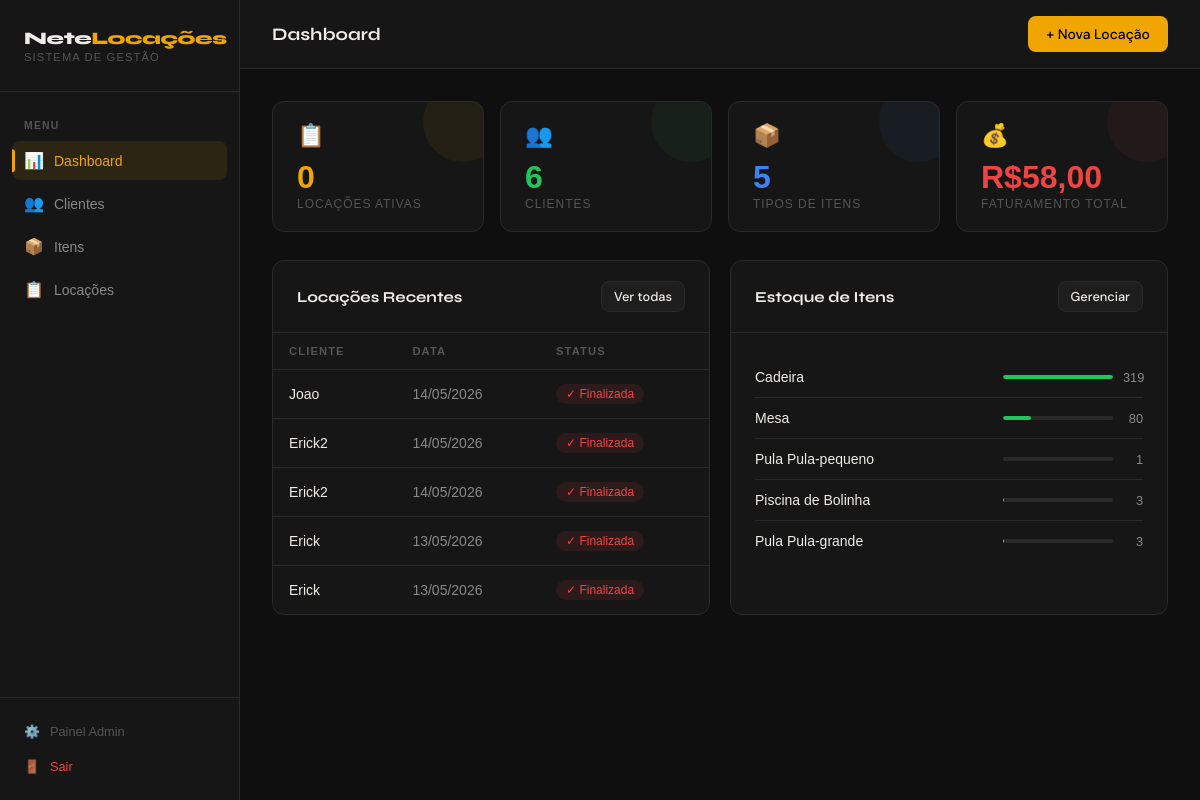
The app's page / (signed in) with its own data.
### locacao/models.py (models this page shows, shortened)
class Locacao(models.Model):
    STATUS_CHOICES = (
        ('ativa', 'Ativa'),
        ('finalizada', 'Finalizada'),
    )
    cliente = models.ForeignKey(Cliente, on_delete=models.CASCADE)
    data_inicio = models.DateField()
    data_fim = models.DateField()
    preco_total = models.DecimalField(max_digits=10, decimal_places=2, default=None, null= True, blank=True)
    observacoes = models.TextField(blank=True, null=True)
    status = models.CharField(max_length=20, choices=STATUS_CHOICES, default='ativa')
    endereco_rua = models.CharField(max_length=200, blank=True, null=True)
    endereco_numero = models.CharField(max_length=20, blank=True, null=True)
    endereco_bairro = models.CharField(max_length=100, blank=True, null=True)
    endereco_referencia = models.CharField(max_length=200, blank=True, null=True)

### cliente/models.py (models this page shows, shortened)
class Cliente(models.Model):
    nome = models.CharField(max_length=100, unique=True)
    telefone = models.CharField(max_length=15)
    bairro = models.CharField(max_length=100, blank=True)
    endereco = models.CharField(max_length=200, blank=True)
    cep = models.CharField(max_length=9, blank=True, null=True)
    class Meta:
        constraints = [
            models.UniqueConstraint(fields=['nome', 'telefone'], name='unique_cliente_nome_telefone')
        ]

### item/models.py (models this page shows, shortened)
class Item(models.Model):
    TIPO_CHOICES = (
        ('cadeira', 'Cadeira'),
        ('mesa', 'Mesa'),
        ('pula_pula-pequeno', 'Pula Pula-pequeno'),
        ('piscina_bolinha', 'Piscina de Bolinha'),
        ('pula_pula-grande', 'Pula Pula-grande'),
    )
    tipo = models.CharField(max_length=20, choices=TIPO_CHOICES)
    quantidade_estoque = models.IntegerField()

### core/views.py (the view)
# urls.py: path('', views.dashboard, name='dashboard'),
@login_required
def dashboard(request):
    itens = Item.objects.all()
    max_estoque = max((i.quantidade_estoque for i in itens), default=1)
    for item in itens:
        item.quantidade_max = max_estoque
    faturamento = sum(
    l.preco_total for l in Locacao.objects.filter(status='finalizada')
    if l.preco_total is not None
    )
    return render(request, 'dashboard/dashboard.html', {
        'total_locacoes': Locacao.objects.filter(status='ativa').count(),
        'total_clientes': Cliente.objects.count(),
        'total_itens': Item.objects.count(),
        'faturamento': faturamento,
        'locacoes_recentes': Locacao.objects.select_related('cliente').order_by('-data_inicio')[:5],
        'itens': itens,
    })

### templates/dashboard/dashboard.html (shortened to what this page needs)
{% extends 'base/base.html' %}
{% block page_title %}Dashboard{% endblock %}
{% block topbar_actions %}
    <a href="{% url 'locacao_criar' %}" class="btn btn-primary">
        + Nova Locação
    </a>
{% endblock %}
{% block content %}
<div class="stats-grid">
    <div class="stat-card yellow">
        <div class="stat-icon">📋</div>
        <div class="stat-value">{{ total_locacoes }}</div>
        <div class="stat-label">Locações Ativas</div>
    </div>
    <div class="stat-card green">
        <div class="stat-icon">👥</div>
        <div class="stat-value">{{ total_clientes }}</div>
        <div class="stat-label">Clientes</div>
    </div>
    <div class="stat-card blue">
        <div class="stat-icon">📦</div>
        <div class="stat-value">{{ total_itens }}</div>
        <div class="stat-label">Tipos de Itens</div>
    </div>
    <div class="stat-card red">
        <div class="stat-icon">💰</div>
        <div class="stat-value">R${{ faturamento }}</div>
        <div class="stat-label">Faturamento Total</div>
    </div>
</div>
<div class="grid-2">
    <div class="card">
        <div class="card-header">
            <span class="card-title">Locações Recentes</span>
            <a href="{% url 'locacoes_list' %}" class="btn btn-secondary btn-sm">Ver todas</a>
        </div>
        <div class="table-wrap">
            {% if locacoes_recentes %}
            <table>
                <thead>
                    <tr>
                        <th>Cliente</th>
                        <th>Data</th>
                        <th>Status</th>
                    </tr>
                </thead>
                <tbody>
                    {% for loc in locacoes_recentes %}
                    <tr onclick="window.location='{% url 'locacao_detalhe' loc.pk %}'" style="cursor:pointer">
                        <td style="color:var(--text)">{{ loc.cliente.nome }}</td>
                        <td>{{ loc.data_inicio|date:"d/m/Y" }}</td>
                        <td>
                            {% if loc.status == 'ativa' %}
                                <span class="badge badge-green">● Ativa</span>
                            {% else %}
                                <span class="badge badge-red">✓ Finalizada</span>
                            {% endif %}
                        </td>
                    </tr>
                    {% endfor %}
                </tbody>
            </table>
            {% endif %}
        </div>
    </div>
    <div class="card">
        <div class="card-header">
            <span class="card-title">Estoque de Itens</span>
            <a href="{% url 'itens_list' %}" class="btn btn-secondary btn-sm">Gerenciar</a>
        </div>
        <div class="card-body">
            {% if itens %}
                {% for item in itens %}
                <div class="item-estoque">
                    <span class="item-nome">{{ item.get_tipo_display }}</span>
                    <div class="estoque-bar-wrap">
                        <div class="estoque-bar">
                            <div class="estoque-fill {% if item.quantidade_estoque <= 2 %}low{% elif item.quantidade_estoque <= 5 %}mid{% endif %}"
                                 style="width: {% widthratio item.quantidade_estoque item.quantidade_max 100 %}%">
                            </div>
                        </div>
                        <span class="estoque-num">{{ item.quantidade_estoque }}</span>
                    </div>
                </div>
                {% endfor %}
            {% endif %}
        </div>
    </div>
</div>
{% endblock %}

### templates/base/base.html (style rules this page uses)
*, *::before, *::after { box-sizing: border-box; margin: 0; padding: 0; }
:root { --bg: #0f0f0f; --bg2: #161616; --bg3: #1e1e1e; --border: #2a2a2a; --accent: #f0a500; --accent2: #ff6b35; --text: #f0ede8; --text2: #888; --text3: #555; --green: #22c55e; --red: #ef4444; --blue: #3b82f6; --radius: 12px; --sidebar: 240px; }
body { font-family: 'Anton', sans-serif; background: var(--bg); color: var(--text); min-height: 100vh; display: flex; }
.btn { display: inline-flex; align-items: center; gap: 8px; padding: 9px 18px; border-radius: 8px; font-size: 0.875rem; font-weight: 500; font-family: 'DM Sans', sans-serif; cursor: pointer; text-decoration: none; border: none; transition: all 0.15s ease; white-space: nowrap; }
.btn-primary { background: var(--accent); color: #000; }
.btn-secondary { background: var(--bg3); color: var(--text); border: 1px solid var(--border); }
.btn-sm { padding: 6px 12px; font-size: 0.8rem; }
.card { background: var(--bg2); border: 1px solid var(--border); border-radius: var(--radius); overflow: hidden; }
.card-header { padding: 20px 24px; border-bottom: 1px solid var(--border); display: flex; align-items: center; justify-content: space-between; }
.card-title { font-family: 'Syne', sans-serif; font-size: 0.95rem; font-weight: 700; }
.card-body { padding: 24px; }
.table-wrap { overflow-x: auto; }
table { width: 100%; border-collapse: collapse; font-size: 0.875rem; }
th { text-align: left; padding: 12px 16px; font-size: 0.7rem; text-transform: uppercase; letter-spacing: 0.1em; color: var(--text3); font-weight: 600; border-bottom: 1px solid var(--border); }
td { padding: 14px 16px; border-bottom: 1px solid var(--border); color: var(--text2); }
tr:last-child td { border-bottom: none; }
.badge { display: inline-flex; align-items: center; gap: 4px; padding: 3px 10px; border-radius: 20px; font-size: 0.75rem; font-weight: 500; }
.badge-red { background: rgba(239,68,68,0.1); color: var(--red); }

### templates/dashboard/dashboard.html (style rules this page uses)
.stats-grid { display: grid; grid-template-columns: repeat(4, 1fr); gap: 16px; margin-bottom: 28px; }
.stat-card { background: var(--bg2); border: 1px solid var(--border); border-radius: var(--radius); padding: 20px 24px; position: relative; overflow: hidden; transition: border-color 0.2s; }
.stat-card::after { content: ''; position: absolute; top: 0; right: 0; width: 80px; height: 80px; border-radius: 50%; opacity: 0.06; transform: translate(20px, -20px); }
.stat-card.yellow::after { background: var(--accent); }
.stat-card.green::after { background: var(--green); }
.stat-card.blue::after { background: var(--blue); }
.stat-card.red::after { background: var(--red); }
.stat-icon { font-size: 1.4rem; margin-bottom: 12px; }
.stat-value { font-family: 'Anton', sans-serif; font-size: 2rem; font-weight: 800; line-height: 1; margin-bottom: 4px; }
.stat-label { font-size: 0.75rem; color: var(--text3); text-transform: uppercase; letter-spacing: 0.08em; }
.stat-card.yellow .stat-value { color: var(--accent); }
.stat-card.green .stat-value { color: var(--green); }
.stat-card.blue .stat-value { color: var(--blue); }
.stat-card.red .stat-value { color: var(--red); }
.grid-2 { display: grid; grid-template-columns: 1fr 1fr; gap: 20px; }
.item-estoque { display: flex; align-items: center; justify-content: space-between; padding: 12px 0; border-bottom: 1px solid var(--border); }
.item-estoque:last-child { border-bottom: none; }
.item-nome { font-size: 0.875rem; color: var(--text); }
.estoque-bar-wrap { display: flex; align-items: center; gap: 10px; width: 140px; }
.estoque-bar { flex: 1; height: 4px; background: var(--border); border-radius: 4px; overflow: hidden; }
.estoque-fill { height: 100%; border-radius: 4px; background: var(--green); transition: width 0.4s ease; }
.estoque-num { font-size: 0.8rem; color: var(--text2); width: 20px; text-align: right; }

### records on screen
Locacao: cliente.nome "Joao", data_inicio "14/05/2026", status "✓ Finalizada"
Locacao: cliente.nome "Erick2", data_inicio "14/05/2026", status "✓ Finalizada"
Locacao: cliente.nome "Erick2", data_inicio "14/05/2026", status "✓ Finalizada"
Locacao: cliente.nome "Erick", data_inicio "13/05/2026", status "✓ Finalizada"
Locacao: cliente.nome "Erick", data_inicio "13/05/2026", status "✓ Finalizada"
Item: tipo "Cadeira", quantidade_estoque "319"
Item: tipo "Mesa", quantidade_estoque "80"
Item: tipo "Pula Pula-pequeno", quantidade_estoque "1"
Item: tipo "Piscina de Bolinha", quantidade_estoque "3"
Item: tipo "Pula Pula-grande", quantidade_estoque "3"

### other values on screen
{{ total_locacoes }} "0"
{{ total_clientes }} "6"
{{ total_itens }} "5"
{{ faturamento }} "58,00"
